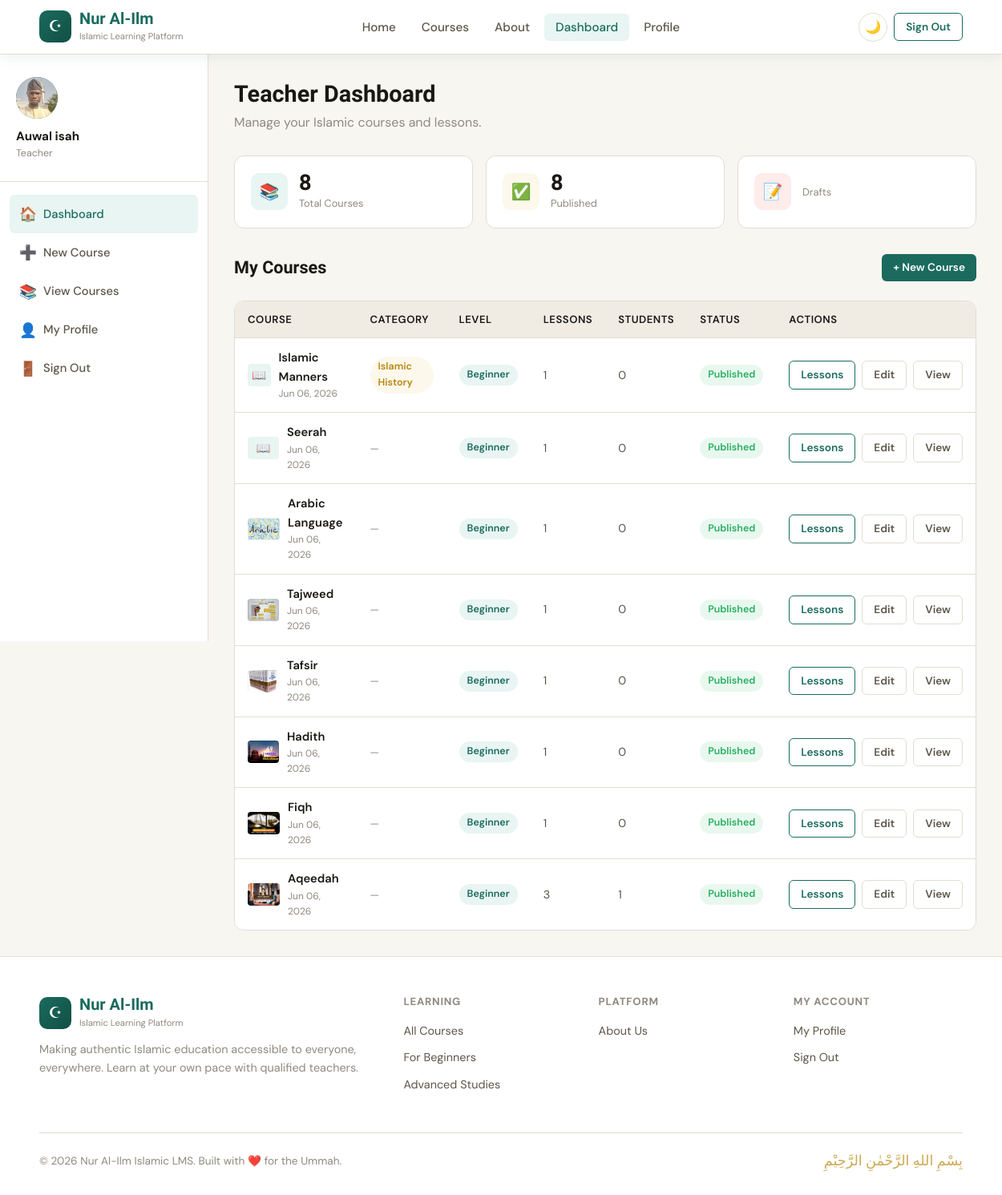
The app's page /courses/dashboard/teacher/ (signed in), older data.
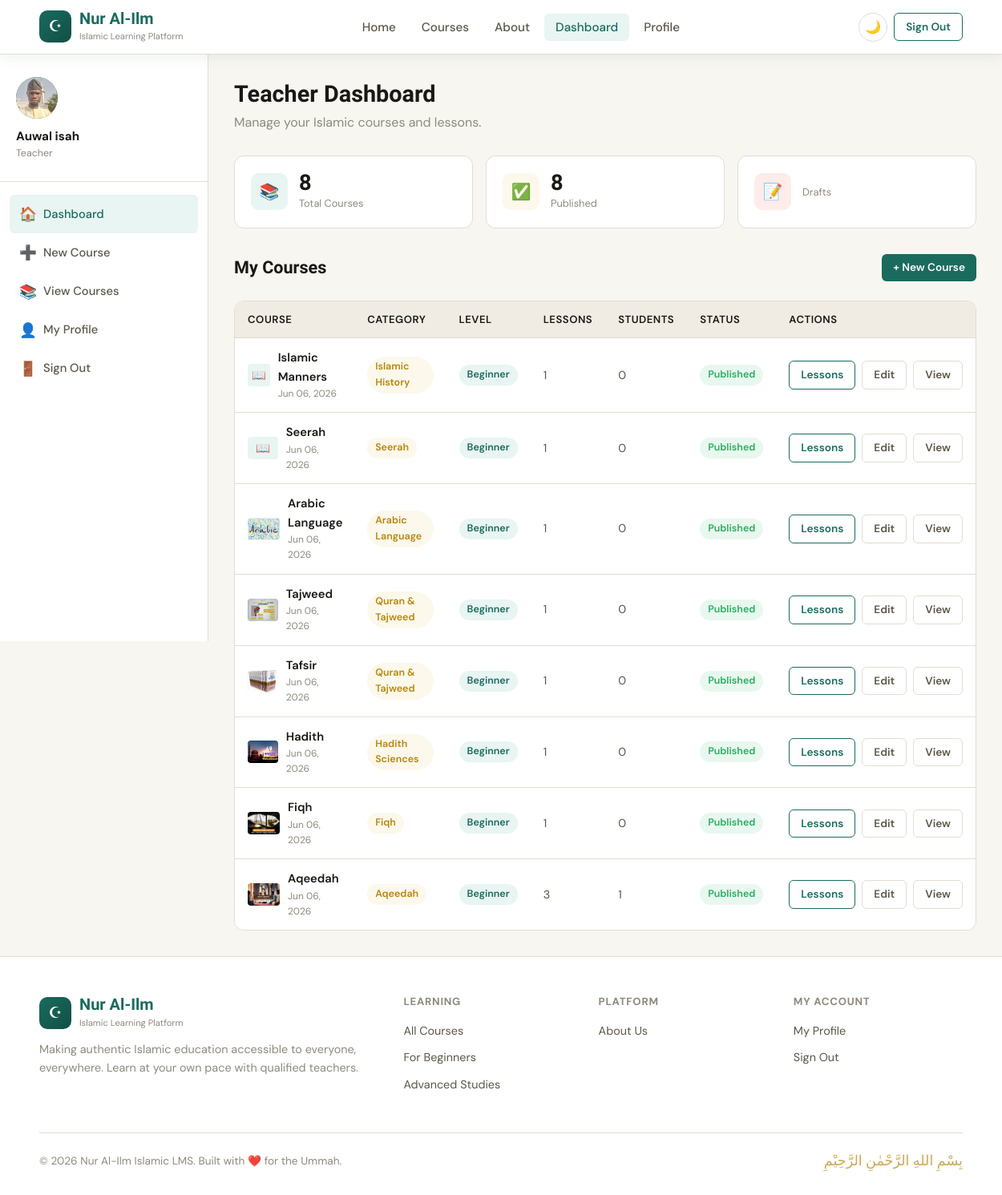
The same page, newer data.
### courses/models.py (models this page shows, shortened)
class Course(models.Model):
    class Level(models.TextChoices):
        BEGINNER = 'beginner', 'Beginner'
        INTERMEDIATE = 'intermediate', 'Intermediate'
        ADVANCED = 'advanced', 'Advanced'
    teacher = models.ForeignKey(
        settings.AUTH_USER_MODEL,
        on_delete=models.CASCADE,
        related_name='courses_taught',
        limit_choices_to={'role': 'teacher'},
    )
    category = models.ForeignKey(
        Category,
        on_delete=models.SET_NULL,
        null=True,
        blank=True,
        related_name='courses',
        help_text="The subject area this course belongs to.",
    )
    title = models.CharField(max_length=200)
    slug = models.SlugField(unique=True, blank=True)
    thumbnail = models.ImageField(upload_to='thumbnails/', blank=True, null=True)
    short_description = models.CharField(max_length=300)
    full_description = models.TextField()
    level = models.CharField(max_length=15, choices=Level.choices, default=Level.BEGINNER)
    duration = models.CharField(max_length=100, help_text="e.g. '8 weeks', '40 hours'")
    is_published = models.BooleanField(default=False)
    created_at = models.DateTimeField(auto_now_add=True)
    updated_at = models.DateTimeField(auto_now=True)
    class Meta:
        ordering = ['-created_at']
    @property
    def lesson_count(self):
        return self.lessons.count()
    @property
    def enrollment_count(self):
        return self.enrollments.count()

class Category(models.Model):
    name = models.CharField(max_length=100, unique=True)
    slug = models.SlugField(unique=True, blank=True)
    description = models.TextField(
        blank=True,
        null=True,
        help_text="Optional short description of this category.",
    )
    class Meta:
        verbose_name_plural = 'categories'
        ordering = ['name']

### courses/views.py (the view)
# urls.py: path('dashboard/teacher/', views.teacher_dashboard, name='teacher_dashboard'),
@login_required
def teacher_dashboard(request):
    if not request.user.is_teacher:
        if request.user.is_student:
            return redirect('student_dashboard')
        return redirect('home')
    courses = Course.objects.filter(teacher=request.user).select_related('category')
    context = {
        'courses': courses,
        'total_courses': courses.count(),
        'published_count': courses.filter(is_published=True).count(),
    }
    return render(request, 'courses/teacher_dashboard.html', context)

### accounts/models.py (called while the page is built)
    @property
    def is_student(self):
        return self.role == self.Role.STUDENT

    @property
    def is_teacher(self):
        return self.role == self.Role.TEACHER

### courses/templates/courses/teacher_dashboard.html (shortened to what the changed rows need)
{% extends 'base.html' %}
{% block content %}
<div class="dashboard-layout">
  <div class="dashboard-main">
    <div class="dashboard-header">
      <h1>Teacher Dashboard</h1>
    </div>
    {% if courses %}
      <div class="table-wrap">
        <table>
          <thead>
            <tr>
              <th>Course</th>
              <th>Category</th>
              <th>Level</th>
              <th>Lessons</th>
              <th>Students</th>
              <th>Status</th>
              <th>Actions</th>
            </tr>
          </thead>
          <tbody>
            {% for course in courses %}
              <tr>
                <td>
                  <div style="display:flex;align-items:center;gap:10px;">
                    {% if course.thumbnail %}
                      <img src="{{ course.thumbnail.url }}" alt="" style="width:40px;height:28px;object-fit:cover;border-radius:4px;">
                    {% else %}
                      <div style="width:40px;height:28px;background:var(--primary-l);border-radius:4px;display:flex;align-items:center;justify-content:center;font-size:.9rem;">📖</div>
                    {% endif %}
                    <div>
                      <div style="font-weight:600;color:var(--text);font-size:.92rem;">{{ course.title }}</div>
                      <div style="font-size:.75rem;color:var(--text-3);">{{ course.created_at|date:"M d, Y" }}</div>
                    </div>
                  </div>
                </td>
                <td>
                  {% if course.category %}
                    <span class="badge badge-gold">{{ course.category.name }}</span>
                  {% else %}
                    <span style="color:var(--text-3);font-size:.82rem;">—</span>
                  {% endif %}
                </td>
                <td>
                  <span class="badge badge-teal">{{ course.get_level_display }}</span>
                </td>
                <td>{{ course.lesson_count }}</td>
                <td>{{ course.enrollment_count }}</td>
                <td>
                  {% if course.is_published %}
                    <span class="badge badge-green">Published</span>
                  {% else %}
                    <span class="badge badge-gray">Draft</span>
                  {% endif %}
                </td>
                <td>
                  <div class="flex gap-1">
                    <a href="{% url 'course_manage' course.slug %}" class="btn btn-sm btn-outline">Lessons</a>
                    <a href="{% url 'course_edit' course.slug %}" class="btn btn-sm btn-ghost">Edit</a>
                    <a href="{% url 'course_detail' course.slug %}" class="btn btn-sm btn-ghost">View</a>
                  </div>
                </td>
              </tr>
            {% endfor %}
          </tbody>
        </table>
      </div>
    {% endif %}
  </div>
</div>
{% endblock %}

Row changes from the older to the newer data that the page shows:
changed Course "Seerah": category.name (not shown) → "Seerah"; no longer shows "—"
changed Course "Arabic Language": category.name (not shown) → "Arabic Language"; no longer shows "—"
changed Course "Tajweed": category.name (not shown) → "Quran & Tajweed"; no longer shows "—"
changed Course "Tafsir": category.name (not shown) → "Quran & Tajweed"; no longer shows "—"
changed Course "Hadith": category.name (not shown) → "Hadith Sciences"; no longer shows "—"
changed Course "Fiqh": category.name (not shown) → "Fiqh"; no longer shows "—"
changed Course "Aqeedah": category.name (not shown) → "Aqeedah"; no longer shows "—"
